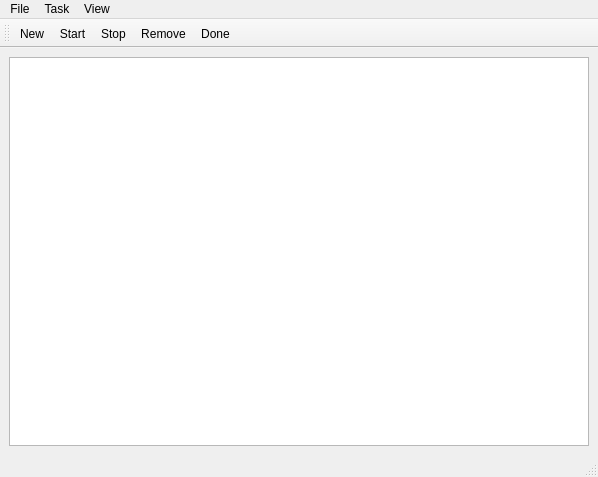
<ui version="4.0" >
 <class>JobWindow</class>
 <widget class="QMainWindow" name="JobWindow" >
  <property name="geometry" >
   <rect>
    <x>0</x>
    <y>0</y>
    <width>598</width>
    <height>477</height>
   </rect>
  </property>
  <property name="windowTitle" >
   <string>JobTimer</string>
  </property>
  <widget class="QWidget" name="centralwidget" >
   <layout class="QVBoxLayout" >
    <item>
     <widget class="QTableView" name="jobTable" >
      <property name="acceptDrops" >
       <bool>false</bool>
      </property>
      <property name="editTriggers" >
       <set>QAbstractItemView::DoubleClicked</set>
      </property>
      <property name="selectionMode" >
       <enum>QAbstractItemView::SingleSelection</enum>
      </property>
      <property name="selectionBehavior" >
       <enum>QAbstractItemView::SelectRows</enum>
      </property>
      <property name="cornerButtonEnabled" >
       <bool>false</bool>
      </property>
     </widget>
    </item>
   </layout>
  </widget>
  <widget class="QMenuBar" name="menubar" >
   <property name="geometry" >
    <rect>
     <x>0</x>
     <y>0</y>
     <width>598</width>
     <height>27</height>
    </rect>
   </property>
   <widget class="QMenu" name="menuFile" >
    <property name="title" >
     <string>File</string>
    </property>
    <addaction name="actionExit" />
   </widget>
   <widget class="QMenu" name="menuView" >
    <property name="title" >
     <string>View</string>
    </property>
    <addaction name="actionHideDone" />
   </widget>
   <widget class="QMenu" name="menuTask" >
    <property name="title" >
     <string>Task</string>
    </property>
    <addaction name="actionNew" />
    <addaction name="actionStart" />
    <addaction name="actionStop" />
    <addaction name="actionRemove" />
    <addaction name="actionDone" />
   </widget>
   <addaction name="menuFile" />
   <addaction name="menuTask" />
   <addaction name="menuView" />
  </widget>
  <widget class="QStatusBar" name="statusbar" />
  <widget class="QToolBar" name="toolBar" >
   <property name="windowTitle" >
    <string>Toolbar</string>
   </property>
   <property name="orientation" >
    <enum>Qt::Horizontal</enum>
   </property>
   <attribute name="toolBarArea" >
    <enum>TopToolBarArea</enum>
   </attribute>
   <attribute name="toolBarBreak" >
    <bool>false</bool>
   </attribute>
   <addaction name="actionNew" />
   <addaction name="actionStart" />
   <addaction name="actionStop" />
   <addaction name="actionRemove" />
   <addaction name="actionDone" />
  </widget>
  <action name="actionExit" >
   <property name="icon" >
    <iconset resource="pics.qrc" >:/icons/pics/application-exit.png</iconset>
   </property>
   <property name="text" >
    <string>Exit</string>
   </property>
  </action>
  <action name="actionNew" >
   <property name="icon" >
    <iconset resource="pics.qrc" >:/icons/pics/document-new.png</iconset>
   </property>
   <property name="text" >
    <string>New</string>
   </property>
  </action>
  <action name="actionStart" >
   <property name="icon" >
    <iconset resource="pics.qrc" >:/icons/pics/media-playback-start.png</iconset>
   </property>
   <property name="text" >
    <string>Start</string>
   </property>
   <property name="shortcut" >
    <string>Space</string>
   </property>
  </action>
  <action name="actionStop" >
   <property name="icon" >
    <iconset resource="pics.qrc" >:/icons/pics/media-playback-stop.png</iconset>
   </property>
   <property name="text" >
    <string>Stop</string>
   </property>
   <property name="shortcut" >
    <string>S</string>
   </property>
  </action>
  <action name="actionRemove" >
   <property name="icon" >
    <iconset resource="pics.qrc" >:/icons/pics/edit-delete.png</iconset>
   </property>
   <property name="text" >
    <string>Remove</string>
   </property>
  </action>
  <action name="actionDone" >
   <property name="icon" >
    <iconset resource="pics.qrc" >:/icons/pics/stock_form-checkbox.png</iconset>
   </property>
   <property name="text" >
    <string>Done</string>
   </property>
  </action>
  <action name="actionHideDone" >
   <property name="checkable" >
    <bool>true</bool>
   </property>
   <property name="text" >
    <string>Hide done</string>
   </property>
   <property name="shortcut" >
    <string>T</string>
   </property>
  </action>
 </widget>
 <resources>
  <include location="pics.qrc" />
 </resources>
 <connections>
  <connection>
   <sender>actionExit</sender>
   <signal>activated()</signal>
   <receiver>JobWindow</receiver>
   <slot>close()</slot>
   <hints>
    <hint type="sourcelabel" >
     <x>-1</x>
     <y>-1</y>
    </hint>
    <hint type="destinationlabel" >
     <x>400</x>
     <y>247</y>
    </hint>
   </hints>
  </connection>
 </connections>
</ui>
